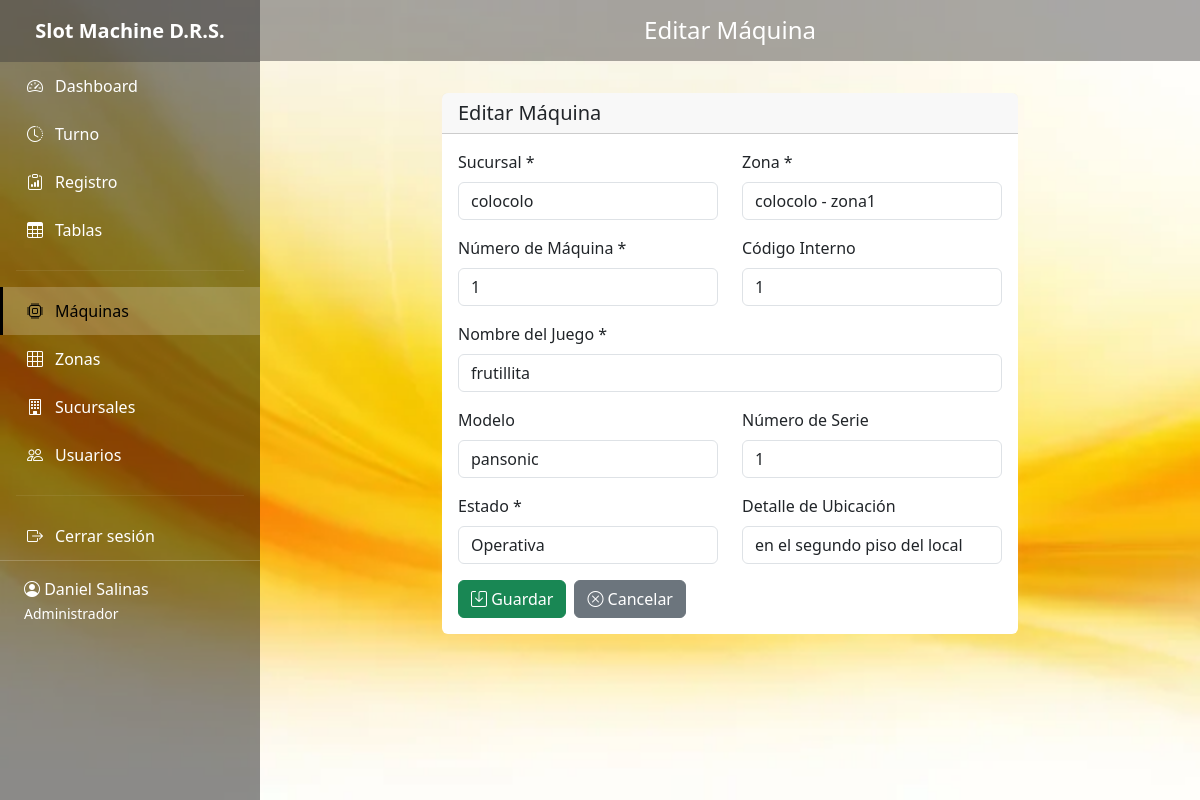
The page /maquinas/edit/4/ (signed in) on the database its author committed.
### control/models.py (models this page shows, shortened)
class Usuario(AbstractUser):
    ROLE_CHOICES = [
        ('admin', 'Administrador'),
        ('usuario', 'Usuario/Atendedora'),
    ]
    role = models.CharField(
        max_length=20,
        choices=ROLE_CHOICES,
        default='usuario',
        verbose_name='Rol'
    )
    nombre = models.CharField(max_length=150, verbose_name='Nombre Completo')
    class Meta:
        verbose_name = 'Usuario'
        verbose_name_plural = 'Usuarios'

class Maquina(models.Model):
    ESTADO_CHOICES = [
        ('Operativa', 'Operativa'),
        ('Mantenimiento', 'Mantenimiento'),
        ('Retirada', 'Retirada'),
    ]
    sucursal = models.ForeignKey(
        Sucursal,
        on_delete=models.CASCADE,
        related_name='maquinas',
        verbose_name='Sucursal'
    )
    zona = models.ForeignKey(
        Zona,
        on_delete=models.CASCADE,
        related_name='maquinas',
        verbose_name='Zona'
    )
    numero_maquina = models.IntegerField(verbose_name='Número de Máquina')
    codigo_interno = models.CharField(max_length=80, blank=True, verbose_name='Código Interno')
    nombre_juego = models.CharField(max_length=120, verbose_name='Nombre del Juego')
    modelo = models.CharField(max_length=80, blank=True, verbose_name='Modelo')
    numero_serie = models.CharField(max_length=120, blank=True, verbose_name='Número de Serie')
    estado = models.CharField(
        max_length=20,
        choices=ESTADO_CHOICES,
        default='Operativa',
        verbose_name='Estado'
    )
    ubicacion_detalle = models.CharField(
        max_length=150,
        blank=True,
        verbose_name='Detalle de Ubicación'
    )
    created_at = models.DateTimeField(auto_now_add=True, verbose_name='Fecha de Creación')
    class Meta:
        verbose_name = 'Máquina'
        verbose_name_plural = 'Máquinas'
        ordering = ['sucursal', 'zona', 'numero_maquina']
        unique_together = ['zona', 'numero_maquina']

### control/views.py (the view)
# urls.py: path('maquinas/edit/<int:pk>/', views.maquina_edit, name='maquina_edit'),
@login_required
@user_passes_test(is_admin)
def maquina_edit(request, pk):
    maquina = get_object_or_404(Maquina, pk=pk)
    if request.method == 'POST':
        form = MaquinaForm(request.POST, instance=maquina)
        if form.is_valid():
            form.save()
            messages.success(request, 'Máquina actualizada exitosamente.')
            return redirect('control:maquinas_list')
    else:
        form = MaquinaForm(instance=maquina)
    return render(request, 'maquinas/form.html', {'form': form, 'title': 'Editar Máquina'})

### control/forms.py
class MaquinaForm(forms.ModelForm):
    class Meta:
        model = Maquina
        fields = [
            'sucursal', 'zona', 'numero_maquina', 'codigo_interno',
            'nombre_juego', 'modelo', 'numero_serie', 'estado', 'ubicacion_detalle'
        ]
        widgets = {
            'sucursal': forms.Select(attrs={'class': 'form-control'}),
            'zona': forms.Select(attrs={'class': 'form-control'}),
            'numero_maquina': forms.NumberInput(attrs={'class': 'form-control', 'min': '1'}),
            'codigo_interno': forms.TextInput(attrs={'class': 'form-control'}),
            'nombre_juego': forms.TextInput(attrs={'class': 'form-control'}),
            'modelo': forms.TextInput(attrs={'class': 'form-control'}),
            'numero_serie': forms.TextInput(attrs={'class': 'form-control'}),
            'estado': forms.Select(attrs={'class': 'form-control'}),
            'ubicacion_detalle': forms.TextInput(attrs={'class': 'form-control'}),
        }

### control/models.py (called while the page is built)
    def __str__(self):
        return self.nombre

    def __str__(self):
        return f"{self.sucursal.nombre} - {self.nombre}"

### control/views.py (called while the page is built)
def is_admin(user):
    return user.is_authenticated and user.role == 'admin'

### templates/maquinas/form.html (shortened to what this page needs)
{% extends 'base.html' %}
{% block page_title %}{{ title }}{% endblock %}
{% block content %}
<div class="row">
    <div class="col-lg-8 mx-auto">
        <div class="card">
            <div class="card-header">
                <h5 class="mb-0">{{ title }}</h5>
            </div>
            <div class="card-body">
                <form method="post">
                    <div class="row">
                        <div class="col-md-6 mb-3">
                            <label for="id_sucursal" class="form-label">Sucursal *</label>
                            {{ form.sucursal }}
                        </div>
                        <div class="col-md-6 mb-3">
                            <label for="id_zona" class="form-label">Zona *</label>
                            {{ form.zona }}
                        </div>
                    </div>
                    <div class="row">
                        <div class="col-md-6 mb-3">
                            <label for="id_numero_maquina" class="form-label">Número de Máquina *</label>
                            {{ form.numero_maquina }}
                        </div>
                        <div class="col-md-6 mb-3">
                            <label for="id_codigo_interno" class="form-label">Código Interno</label>
                            {{ form.codigo_interno }}
                        </div>
                    </div>
                    <div class="mb-3">
                        <label for="id_nombre_juego" class="form-label">Nombre del Juego *</label>
                        {{ form.nombre_juego }}
                    </div>
                    <div class="row">
                        <div class="col-md-6 mb-3">
                            <label for="id_modelo" class="form-label">Modelo</label>
                            {{ form.modelo }}
                        </div>
                        <div class="col-md-6 mb-3">
                            <label for="id_numero_serie" class="form-label">Número de Serie</label>
                            {{ form.numero_serie }}
                        </div>
                    </div>
                    <div class="row">
                        <div class="col-md-6 mb-3">
                            <label for="id_estado" class="form-label">Estado *</label>
                            {{ form.estado }}
                        </div>
                        <div class="col-md-6 mb-3">
                            <label for="id_ubicacion_detalle" class="form-label">Detalle de Ubicación</label>
                            {{ form.ubicacion_detalle }}
                        </div>
                    </div>
                    <div class="d-flex gap-2">
                        <button type="submit" class="btn btn-success">
                            <i class="bi bi-save"></i> Guardar
                        </button>
                        <a href="{% url 'control:maquinas_list' %}" class="btn btn-secondary">
                            <i class="bi bi-x-circle"></i> Cancelar
                        </a>
                    </div>
                </form>
            </div>
        </div>
    </div>
</div>
{% endblock %}

### templates/base.html (shortened to what this page needs)
{% load static %}
<!DOCTYPE html>
<html lang="es">
<head>
    <link href="https://cdn.jsdelivr.net/npm/bootstrap@5.3.0/dist/css/bootstrap.min.css" rel="stylesheet">
    <link rel="stylesheet" href="https://cdn.jsdelivr.net/npm/bootstrap-icons@1.11.0/font/bootstrap-icons.css">
    <link rel="stylesheet" href="{% static 'css/custom.css' %}">
</head>
<body>
{% if user.is_authenticated %}
    <aside class="sidebar">
        <div class="sidebar-brand">
            Slot Machine D.R.S.
        </div>
        <ul class="sidebar-nav nav flex-column">
            {% if user.role == 'admin' %}
            <li class="nav-item">
                <a class="nav-link {% if request.resolver_match.url_name == 'dashboard' %}active{% endif %}"
                   href="{% url 'control:dashboard' %}">
                    <i class="bi bi-speedometer2"></i> Dashboard
                </a>
            </li>
            {% endif %}
            <li class="nav-item">
                <a class="nav-link {% if request.resolver_match.url_name == 'turno' %}active{% endif %}"
                   href="{% url 'control:turno' %}">
                    <i class="bi bi-clock-history"></i> Turno
                </a>
            </li>
            <li class="nav-item">
                <a class="nav-link {% if request.resolver_match.url_name == 'registro' %}active{% endif %}"
                   href="{% url 'control:registro' %}">
                    <i class="bi bi-clipboard-data"></i> Registro
                </a>
            </li>
            <li class="nav-item">
                <a class="nav-link {% if request.resolver_match.url_name == 'tablas' %}active{% endif %}"
                   href="{% url 'control:tablas' %}">
                    <i class="bi bi-table"></i> Tablas
                </a>
            </li>
            {% if user.role == 'admin' %}
                <hr class="mx-3" style="border-color: rgba(255,255,255,0.3);">
                <li class="nav-item">
                    <a class="nav-link {% if 'maquinas' in request.path %}active{% endif %}"
                       href="{% url 'control:maquinas_list' %}">
                        <i class="bi bi-cpu"></i> Máquinas
                    </a>
                </li>
                <li class="nav-item">
                    <a class="nav-link {% if 'zonas' in request.path %}active{% endif %}"
                       href="{% url 'control:zonas_list' %}">
                        <i class="bi bi-grid-3x3"></i> Zonas
                    </a>
                </li>
                <li class="nav-item">
                    <a class="nav-link {% if 'sucursales' in request.path %}active{% endif %}"
                       href="{% url 'control:sucursales_list' %}">
                        <i class="bi bi-building"></i> Sucursales
                    </a>
                </li>
                <li class="nav-item">
                    <a class="nav-link {% if 'usuarios' in request.path %}active{% endif %}"
                       href="{% url 'control:usuarios_list' %}">
                        <i class="bi bi-people"></i> Usuarios
                    </a>
                </li>
            {% endif %}
            <hr class="mx-3" style="border-color: rgba(255,255,255,0.3);">
            <li class="nav-item">
                <a class="nav-link" href="{% url 'control:logout' %}">
                    <i class="bi bi-box-arrow-right"></i> Cerrar sesión
                </a>
            </li>
        </ul>
        <div class="sidebar-user">
            <i class="bi bi-person-circle"></i> {{ user.nombre }} <br>
            <small>{{ user.get_role_display }}</small>
        </div>
    </aside>
    <main class="main-content">
        <div class="top-bar">
            <h4 class="mb-0">{% block page_title %}Sistema de Control{% endblock %}</h4>
        </div>
        <div class="content-area">
            {% block content %}{% endblock %}
        </div>
    </main>
{% else %}
    {% block login_content %}{% endblock %}
{% endif %}
</body>
</html>

### static/img/custom.css (style rules this page uses)
.sidebar { position: relative; height: 100vh; background-image: url("../img/sidebar_bg.jpg"); background-size: cover; background-position: center; background-repeat: no-repeat; background-attachment: fixed; }
.sidebar::before { content: ""; position: absolute; top: 0; left: 0; width: 100%; height: 100%; background: rgba(0, 0, 0, 0.55); z-index: 0; }
.sidebar * { position: relative; z-index: 1; }

### rows shown on the page
Usuario: nombre "Daniel Salinas", role "Administrador"
Maquina: sucursal "colocolo", zona "colocolo - zona1", numero_maquina "1", codigo_interno "1", nombre_juego "frutillita", modelo "pansonic", numero_serie "1", estado "Operativa", ubicacion_detalle "en el segundo piso del local"

### other values the page prints
{{ title }} "Editar Máquina"
